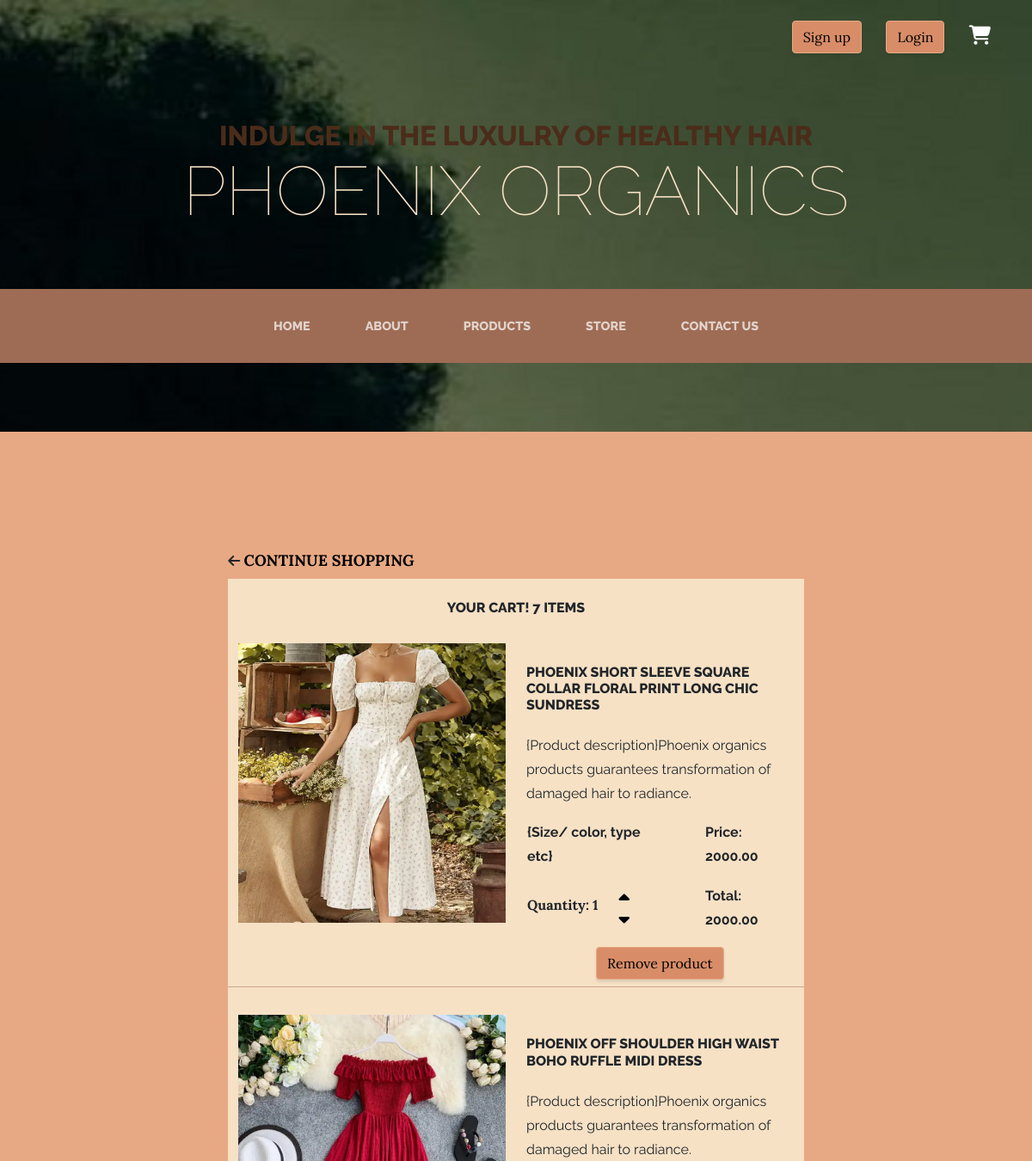
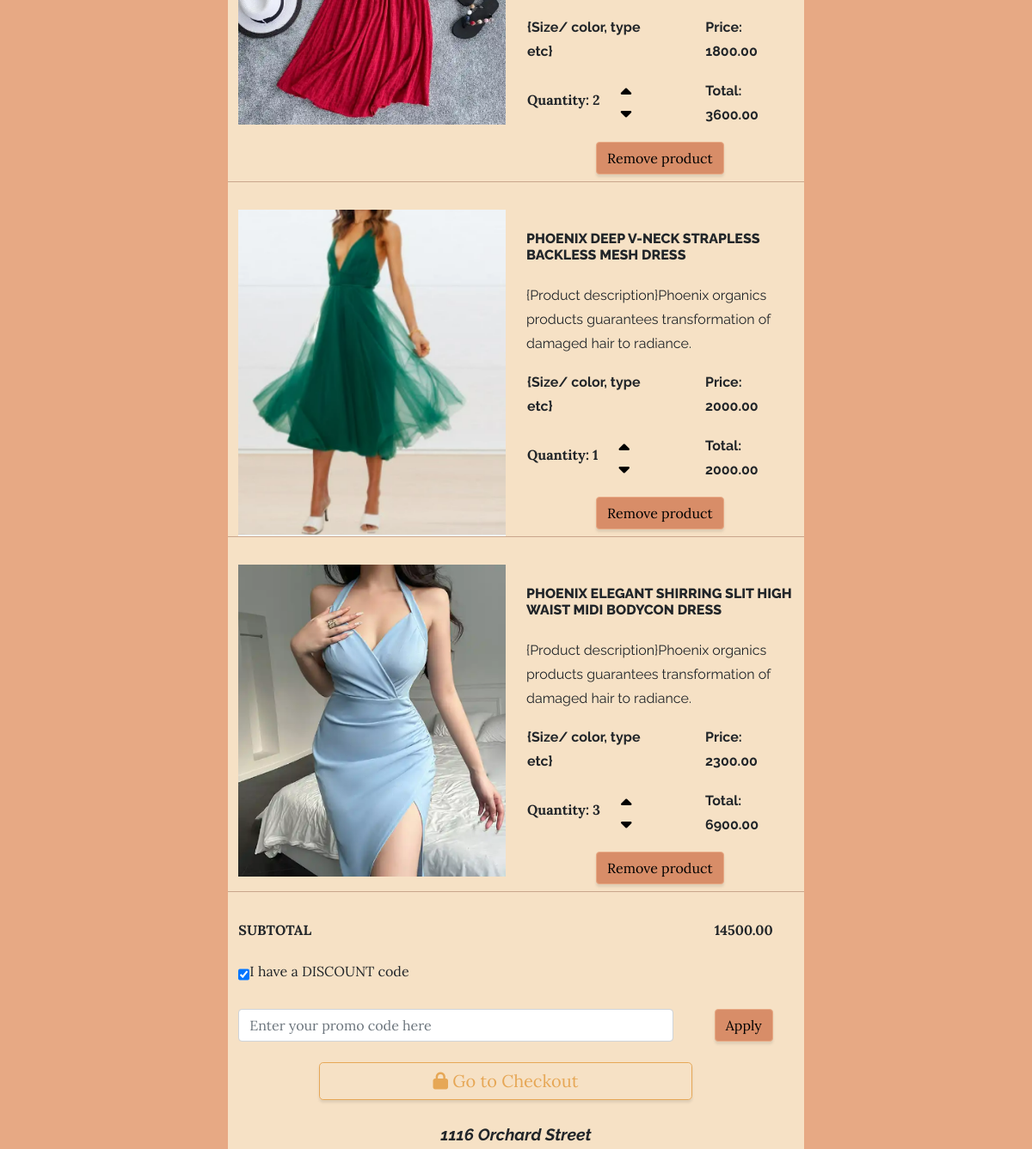
/cart/ (signed in, upper part), run on an earlier commit of the app's database (2 pictures, top to bottom).
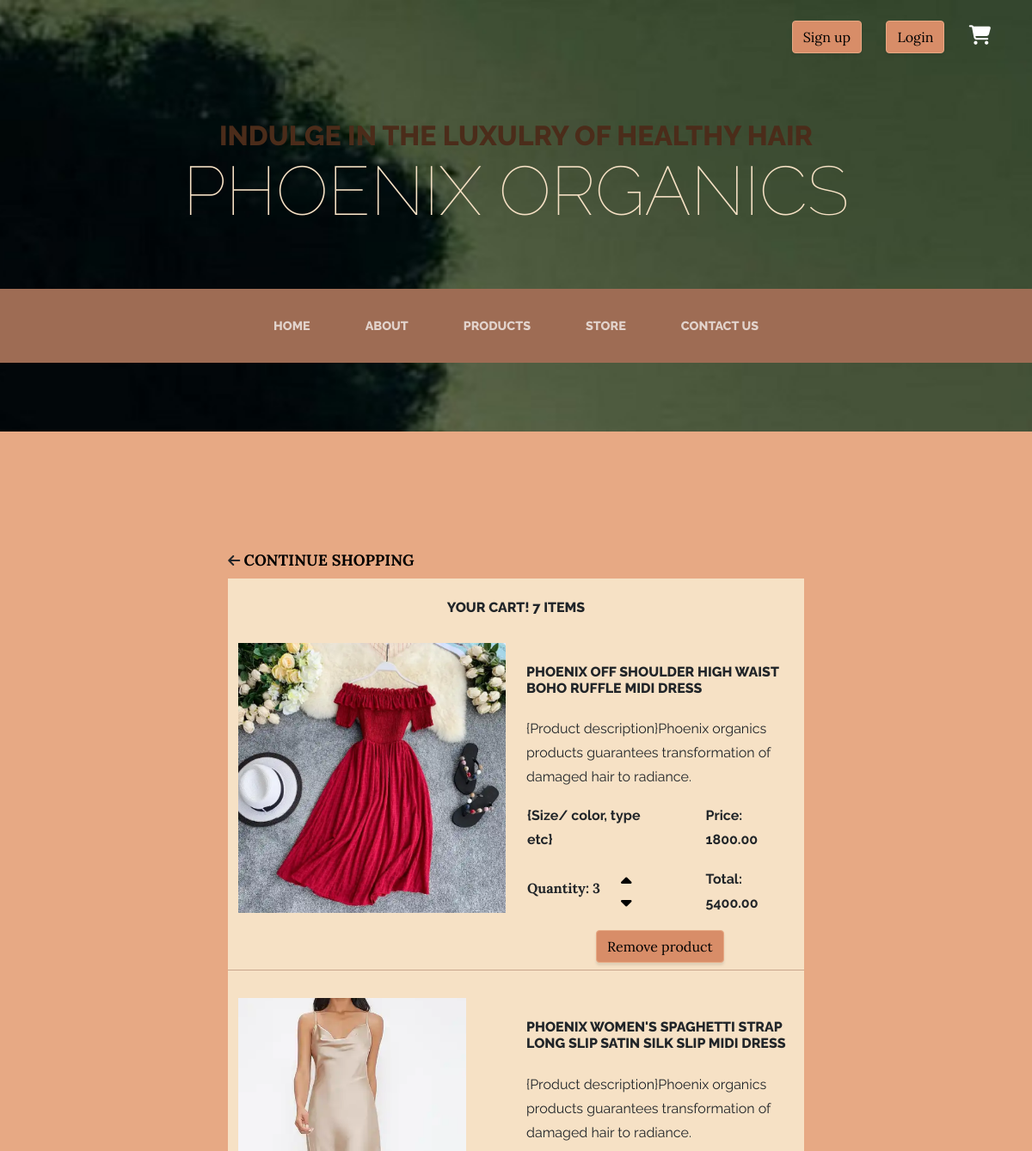
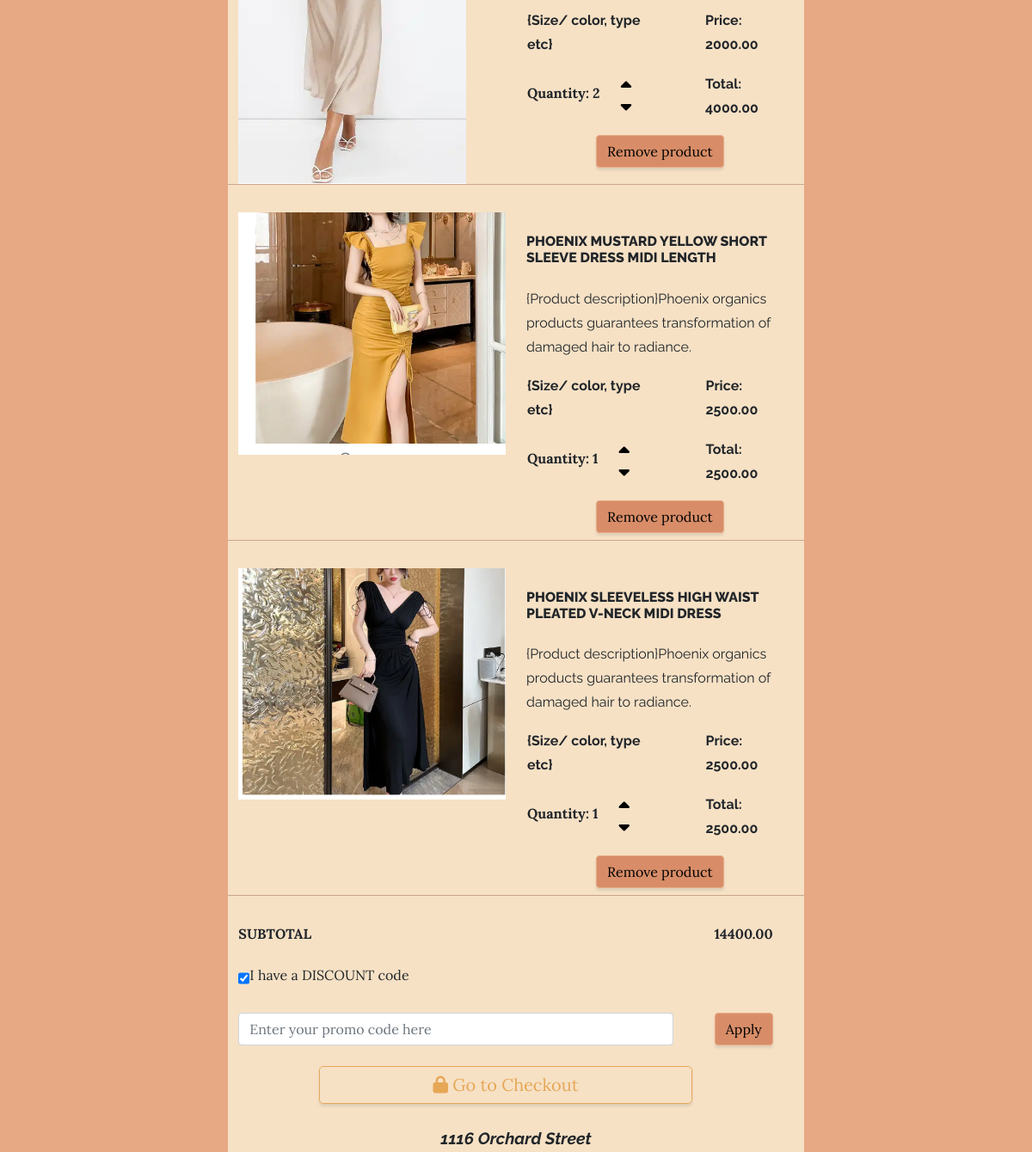
And on a later commit of the database (2 pictures, top to bottom).
### productManagement/models.py (models this page shows, shortened)
class OrderItem (models.Model): #This items represents items within the cart
    product = models.ForeignKey(Product, on_delete=models.SET_NULL, blank=True, null=True) #one to many relationship, 1 customer, can have multiple orders
    order = models.ForeignKey(Order, on_delete=models.SET_NULL, blank=True, null=True)
    quantity = models.IntegerField(default=0, null=True, blank=True) #number of products bought per order
    date_added = models.DateField(auto_now=True) #date we added an item to order
    @property
    def get_total(self):
        product_total = self.product.product_price * self.quantity
        return product_total
    class Meta:
        db_table='orderItem'

class Product(models.Model):
    product_id = models.IntegerField(primary_key=True)
    product_name = models.CharField(max_length = 350)
    product_image = models.ImageField(null=True, blank=True)
    product_price = models.FloatField() #sale price per product
    digital = models.BooleanField(default=False, null=True, blank=True) #ship product if its not digital, hence the default false
    product_tax = models.FloatField()
    stock = models.IntegerField() #automate? goods not sold/ in storage
    products_bought = models.IntegerField() #no of products bought,
    purchase_price = models.IntegerField()# amount used to purchase the products for sale
    class Meta:
        db_table='product'
    @property #help us access this as an attribute rather than as a model
    def product_imagesURL(self):
        try:
            url = self.product_image.url
        except:
            url = ''
        return url

class Order (models.Model): ##This basically represents the CART
    customer = models.ForeignKey(Customer, on_delete=models.CASCADE, blank=True, null=True) #one to many relationship, 1 customer, can have multiple orders
    order_id = models.IntegerField(primary_key=True, default=timezone)
    order_date = models.DateField(auto_now=True)
    complete = models.BooleanField(default=False) #if complete is false can continue adding items, changes status of cart is it same as order status??
    cost = models.FloatField(null=True, blank=True) # total quantity * product_price - discount
    @property
    def get_cart_total(self):
        orderitems= self.orderitem_set.all()
        total = sum([item.get_total for item in orderitems])
        return total
    @property
    def get_cart_items(self):
        orderitems= self.orderitem_set.all()
        total = sum([item.quantity for item in orderitems])
        return total
    class Meta:
        db_table='order'

### productManagement/views.py (the view)
# urls.py: path('cart/', pv.cart, name = 'cart'),
def cart(request):
   if request.user.is_authenticated:
      customer = request.user.customer
      order, created = Order.objects.get_or_create(customer=customer, complete=False) #creating/quering an object
      order.save()
      items = order.orderitem_set.all()
   else: #if user isn't authenticated/hasn't logged in
      items = []
      order = {'get_cart_total': 0, 'get_cart_items':0, 'get_full_total': 0, 'shipping': False}
   context ={'order': order, 'items': items}
   return render(request, "productManagement/cart.html", context)

### productManagement/templates/productManagement/cart.html (shortened to what the changed rows need)
{% extends 'main/base.html' %}
{%load static %}
        {% block pagecontent %}
        <section class="page-section cta">
            <div class="container">
                <div class = "cta-inner">
                    <div class="row col-lg-8 col-xl-8 bg-faded mx-auto">
                        <h2 class="section-heading mt-4 text-center">
                            <span class="section-heading-upper">Your Cart! {{order.get_cart_items}} items</span>
                        </h2>
                        {% for item in items %}
                        <div class="col-xl-6 col-lg-6 mt-4">
                            <div class="rounded product-item2">
                               <img class="product-item-img2 img-fluid d-flex" src="{{item.product.product_imagesURL}}" alt="..." />
                            </div>
                        </div>
                        <div class="col-xl-6 col-lg-6 mt-5">
                            <div class="rounded">
                                <h2 class="section-heading mb-4">
                                   <span class="section-heading-upper">{{item.product.product_name}}</span>
                                </h2>
                                <p>{Product description}Phoenix organics products guarantees transformation of damaged hair to radiance. </p>
                                <table>
                                    <tr>
                                        <td><p class = "fw-bold pe-5"> {Size/ color, type etc}</p> </td>
                                        <td> <p class = "fw-bold"> Price: {{item.product.product_price|floatformat:2}}</p> </td>
                                    </tr>
                                    <tr>
                                       <td>
                                            <ul class="list-unstyled">
                                            <li class="list-unstyled-item d-flex fw-bold pe-5">
                                            <div class="mt-2">  Quantity: {{item.quantity}} </div>
                                                <span> <div class="border-0 ms-4">
                                                    <div data-product="{{item.product.product_id}}" data-action="add" class = "update-cart" style="cursor: pointer;"><i class="fas fa-caret-up fa-lg" style="color: #000000;"></i> </div>
                                                        <div data-product="{{item.product.product_id}}" data-action="remove" class = "pt-0 update-cart" style="cursor: pointer;"> <i class="fas fa-caret-down fa-lg" style="color: #000000;"></i> </div>
                                                        </div>
                                                </span>
                                            </li>
                                            </ul>
                                        </td>
                                        <td> <p class = "fw-bold"> Total: {{item.get_total|floatformat:2}}</p></td>
                                    </tr>
                                </table>
                                <div class = "text-center mb-2">
                                    <button data-product={{item.product.product_id}} data-action ="remove_product" class ="btn btn-primary update-cart">Remove product</button>
                                </div>
                            </div>
                        </div>
                        <hr>
                        {% endfor%}
                        <div class="row col-xl-12 col-lg-12">
                                <div class="rounded">
                                    <ul class="list-unstyled my-4 text-start mx-auto">
                                        <li class="list-unstyled-item d-flex mb-3 fw-bold">
                                            SUBTOTAL
                                            <span class="ms-auto">{{order.get_cart_total|floatformat:2}}</span>
                                        </li>
                                    </ul>
                                </div>
                            </div>
                            <div class = "text-center mb-4">
                                <p class="address mb-5">
                                </p>
                                </div>
                    </div>
                </div>
             </section>
        {% endblock %}

What changed in the data, as far as the page shows it:
removed OrderItem: product.product_imagesURL (picture), product.product_name "PHOENIX SHORT SLEEVE SQUARE COLLAR FLORAL PRINT LONG CHIC SUNDRESS", product.product_price "2000.00", quantity "1", get_total "2000.00"
removed OrderItem: product.product_imagesURL (picture), product.product_name "PHOENIX DEEP V-NECK STRAPLESS BACKLESS MESH DRESS", product.product_price "2000.00", quantity "1", get_total "2000.00"
removed OrderItem: product.product_imagesURL (picture), product.product_name "PHOENIX ELEGANT SHIRRING SLIT HIGH WAIST MIDI BODYCON DRESS", product.product_price "2300.00", quantity "3", get_total "6900.00"
changed through a linked row, Order: get_cart_total "14500.00" → "14400.00"
changed OrderItem "PHOENIX OFF SHOULDER HIGH WAIST BOHO RUFFLE MIDI DRESS": quantity "2" → "3"; get_total "3600.00" → "5400.00"
added OrderItem: product.product_imagesURL (picture), product.product_name "PHOENIX WOMEN'S SPAGHETTI STRAP LONG SLIP SATIN SILK SLIP MIDI DRESS", product.product_price "2000.00", quantity "2", get_total "4000.00"
added OrderItem: product.product_imagesURL (picture), product.product_name "PHOENIX MUSTARD YELLOW SHORT SLEEVE DRESS MIDI LENGTH", product.product_price "2500.00", quantity "1", get_total "2500.00"
added OrderItem: product.product_imagesURL (picture), product.product_name "PHOENIX SLEEVELESS HIGH WAIST PLEATED V-NECK MIDI DRESS", product.product_price "2500.00", quantity "1", get_total "2500.00"
